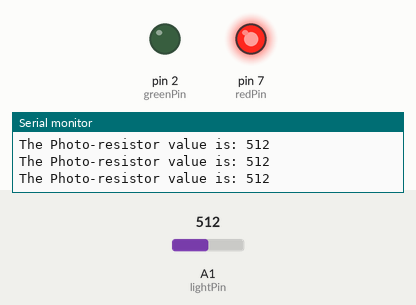
This sketch was run on a simulated Arduino Uno, built with avr-gcc and run on an emulated ATmega328P. Parts: output pins drawn as LEDs (lit = HIGH), the last lines printed to the serial monitor. The inputs (shaded band) are chosen by the test bench; at power-on: A1 (lightPin) = 512.

Above: at 1.2 s.
1.3 s: A1 (lightPin) set to 591
4.3 s: A1 (lightPin) set to 613
At 4.8 s:
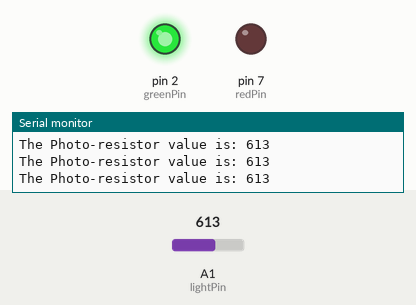
5.8 s: A1 (lightPin) set to 590
At 6.6 s:
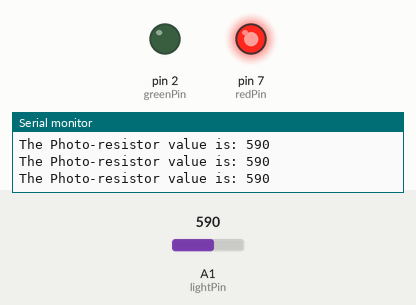
7.3 s: A1 (lightPin) set to 610
At 8.5 s:
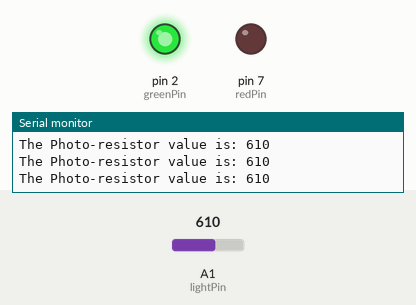
Timing chart, 0 to 10.3 s (numbered marks = the images above; inputs shaded):
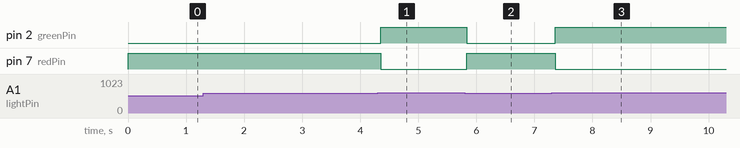

Measured:
- the behaviour switches between 600 and 601 on A1 (lightPin) (found by bisection; images 0 and 1)
- after the input at 4.3 s, pin 2 (greenPin): LOW → HIGH after 0.05 s; pin 7 (redPin): HIGH → LOW after 0.05 s
- after the input at 5.8 s, pin 2 (greenPin): HIGH → LOW at once; pin 7 (redPin): LOW → HIGH at once
- after the input at 7.3 s, pin 2 (greenPin): LOW → HIGH after 0.06 s; pin 7 (redPin): HIGH → LOW after 0.06 s

The sketch:

Photoresistors.ino
```cpp
int lightPin = A1;
int val_1023;

int time = 500;

int greenPin = 2;
int redPin = 7;

void setup() {
  // put your setup code here, to run once:

  Serial.begin(9600);
  pinMode(lightPin,INPUT);
  pinMode(greenPin,OUTPUT);
  pinMode(redPin,OUTPUT);

}

void loop() {
  // put your main code here, to run repeatedly:

  val_1023 = analogRead(lightPin);

  Serial.print("The Photo-resistor value is: ");
  Serial.println(val_1023);


  if (val_1023 < 900 && val_1023 > 600){
    digitalWrite(greenPin,HIGH);
    digitalWrite(redPin,LOW);
  }

  if (val_1023 <= 600){
    digitalWrite(greenPin,LOW);
    digitalWrite(redPin,HIGH);
  }


}
```
